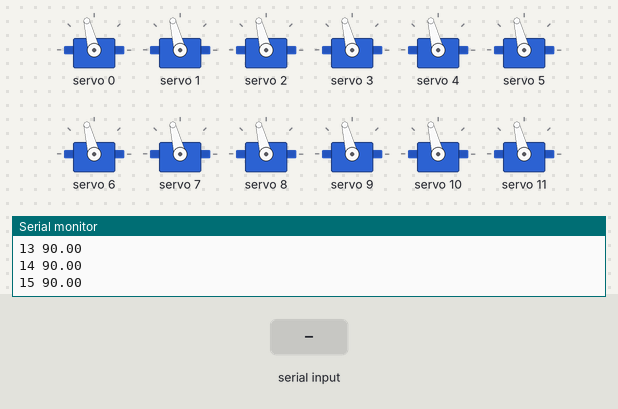
The sketch below on a simulated ESP32. Parts: 12 × servo, the last lines printed to the serial monitor. The test bench sets the inputs (shaded band).

Above: at 2.4 s.
2.5 s: "<42>" received over Serial
At 4.7 s:
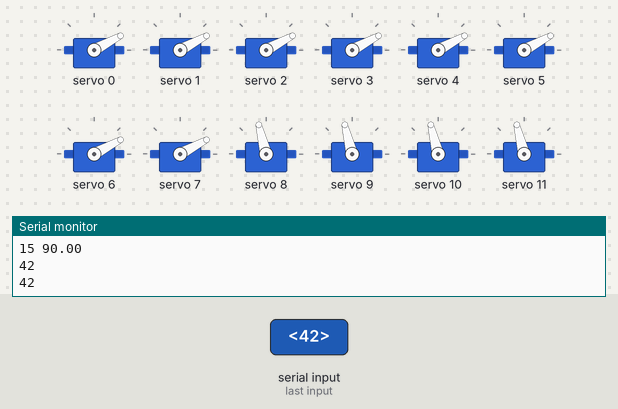
5.5 s: "<44>" received over Serial
At 7.4 s:
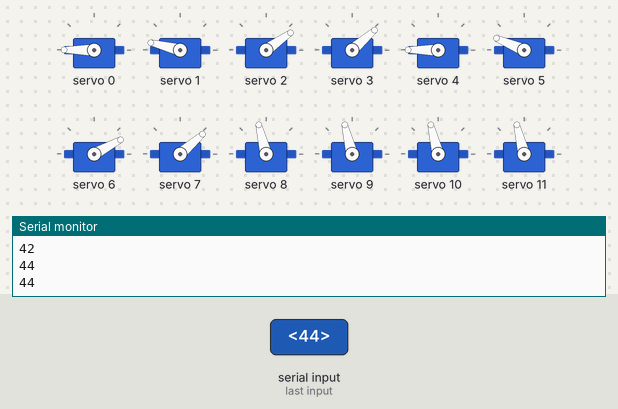
8.5 s: "<42>" received over Serial
At 8.66 s:
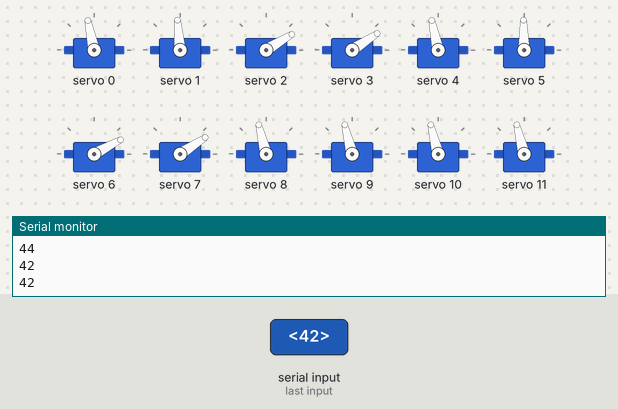
Timing chart, 0 to 11.5 s (numbered marks = the images above; inputs shaded):
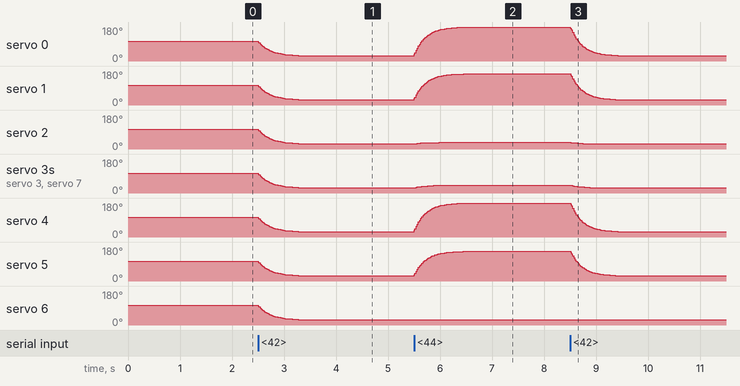

The sketch:

esp32_servo_from_uart.ino
```cpp
// # FLR - reciver module
#include <Arduino.h>
#include <SPI.h>
#include <Adafruit_PWMServoDriver.h>

// Stuff for serial communication use
bool newData = false;
bool fakeData = false;
const byte numChars = 48;
char receivedChars[numChars];
char tempChars[numChars];
// variables to hold the parsed data
char messageFromPC[numChars] = {0};
// global variables to keep the received data
int param[8];
int command;


// kicking of the pwm module definition
// called this way, it uses the default address 0x40
Adafruit_PWMServoDriver pwm = Adafruit_PWMServoDriver();

// defining the values used for PWM servo control
// those were selected after experiment with the real used hw servos
// #define SERVOMIN 160  // This is the 'minimum' pulse length count (out of 4096)
// #define SERVOMAX 505  // This is the 'maximum' pulse length count (out of 4096)
#define SERVOMIN 170  // This is the 'minimum' pulse length count (out of 4096)
#define SERVOMAX 495  // This is the 'maximum' pulse length count (out of 4096)
#define SERVO_FREQ 50 // Analog servos run at ~50 Hz updates

// for servos attached to the PWM module
// initial reset position
const int pos0 = 0;
// total servo canals count
const int servo_count = 16;

uint8_t servos_pos[servo_count] = {90};

float servos_curr[servo_count] = {90};
bool servos_interpolate[servo_count] = {true};

unsigned long now;
unsigned long last = 0;

// Stuff for pre-programmed poses
const int poses_rows = 20;

int poses[poses_rows][8] = {
  {180, 163, 10, 17, 180, 153, 0, 17},
  {148, 51, 42, 129, 148, 41, 32, 129},
  {64, 79, 126, 101, 64, 69, 116, 101},
  {180, 122, 10, 58, 64, 69, 116, 101},
  {141, 65, 49, 115, -1, -1, -1, -1}
};

int total_poses = 5;


void setup()
{
  // kicking off serial
  Serial.begin(115200);

  // Servos reset
  pwm.begin();
  pwm.setOscillatorFrequency(27000000);
  pwm.setPWMFreq(SERVO_FREQ); // Analog servos run at ~50 Hz updates
  delay(100);


  Serial.print("Resetting Servo: ");
  for (int i = 0; i < servo_count; i++)
  {
    servos_pos[i] = 90;
    servos_curr[i] = servos_pos[i];
    Serial.print(i);
    Serial.print(" ");
    Serial.println(servos_curr[i]);
    pwm.setPWM(i, 0, (int)map(servos_curr[i], 0, 180, SERVOMIN, SERVOMAX));
    delay(10);
  }

  delay(1000);
}

void loop() {

  now = millis();

  // grabstuff from serial
  recvWithStartEndMarkers();

  // if we have some new data...
  if (newData || fakeData)
  {
    if (newData){
      strcpy(tempChars, receivedChars);
      parseData();
    }

    newData = false;
    fakeData = false;

    // setting the new position of servo
    if (command == 42) {
      for (int ss = 0; ss < 8; ss++) {
        if (param[ss] > -1 && param[ss] < 181) {
          servos_pos[ss] = param[ss];
        }
      }
    }

    if (command == 44) {
      // bringing in new pose from the stored ones
      int new_pose = param[0];
      if (new_pose < total_poses) {
        // if the selected pose is in the range - we read the values
        for (int ss = 0; ss < 8; ss++) {
          if (poses[new_pose][ss] > -1 && poses[new_pose][ss] < 181) {
          servos_pos[ss] = poses[new_pose][ss];
          }
        }
      }
    }


    if (command == 55){
      // storing new pose
      if (total_poses < poses_rows){
        // we have a place for the new pose
        int new_pose = total_poses;
        total_poses++;

          for (int ss = 0; ss < 8; ss++) {
            poses[new_pose][ss] = param[ss];
            Serial.println(poses[new_pose][ss]);
          }

        Serial.print("new pose at: ");
        Serial.println(new_pose);
        }
      }
  }

    // handling the servo slope moving
    // every 10 ms we do a step
    if (now > last + 10) {
      last = now;

      for (uint8_t s = 0; s < servo_count; s++) {
        if  (abs(servos_curr[s] - servos_pos[s]) > 1) {
          // if need to move more then 1 degree
          servos_curr[s] = (0.95 * servos_curr[s] + 0.05 * servos_pos[s]);
          pwm.setPWM(s, 0, (int)map(servos_curr[s], 0, 180, SERVOMIN, SERVOMAX));
        }
      }
    }

  } // loop()


  void recvWithStartEndMarkers()
  {
    //  Read data in this style <C, 1, 2, 3, 4, 5, 6, 7, 8>
    static boolean recvInProgress = false;
    static byte ndx = 0;
    char startMarker = '<';
    char endMarker = '>';
    char rc;

    while (Serial.available() > 0 && newData == false)
    {
      rc = Serial.read();

      if (recvInProgress == true)
      {
        if (rc != endMarker)
        {
          receivedChars[ndx] = rc;
          ndx++;
          if (ndx >= numChars)
          {
            ndx = numChars - 1;
          }
        }
        else
        {
          receivedChars[ndx] = '\0'; // terminate the string
          recvInProgress = false;
          ndx = 0;
          newData = true;
        }
      }

      else if (rc == startMarker)
      {
        recvInProgress = true;
      }
    }
  }

  void parseData()
  { // split the data into its parts

    char *strtokIndx; // this is used by strtok() as an index

    Serial.println(tempChars);

    strtokIndx = strtok(tempChars, ","); // get the first part - the string
    command = atoi(strtokIndx);          // convert this part to an int
    Serial.println(command);

    strcpy(messageFromPC, strtokIndx); // copy it to messageFromPC

    strtokIndx = strtok(NULL, ",");
    param[0] = (int)atof(strtokIndx); // convert this part to a int

    strtokIndx = strtok(NULL, ",");
    param[1] = (int)atof(strtokIndx); // convert this part to a int

    strtokIndx = strtok(NULL, ",");
    param[2] = (int)atof(strtokIndx); // convert this part to a int

    strtokIndx = strtok(NULL, ",");
    param[3] = (int)atof(strtokIndx); // convert this part to a int

    strtokIndx = strtok(NULL, ",");
    param[4] = (int)atof(strtokIndx); // convert this part to a int

    strtokIndx = strtok(NULL, ",");
    param[5] = (int)atof(strtokIndx); // convert this part to a int

    strtokIndx = strtok(NULL, ",");
    param[6] = (int)atof(strtokIndx); // convert this part to a int

    strtokIndx = strtok(NULL, ",");
    param[7] = (int)atof(strtokIndx); // convert this part to a int
  }
```

Measured:
- after the input at 2.5 s, servo 0–7: moves from 104° to 28° over 0.86 s, starting at once
- after the input at 5.5 s, servo 0: moves from 28° to 180° over 0.97 s, starting at once; servo 1: moves from 28° to 166° over 1.1 s, starting at once
- after the input at 8.5 s, servo 0: moves from 180° to 28° over 0.98 s, starting at once; servo 1: moves from 166° to 28° over 0.95 s, starting at once
